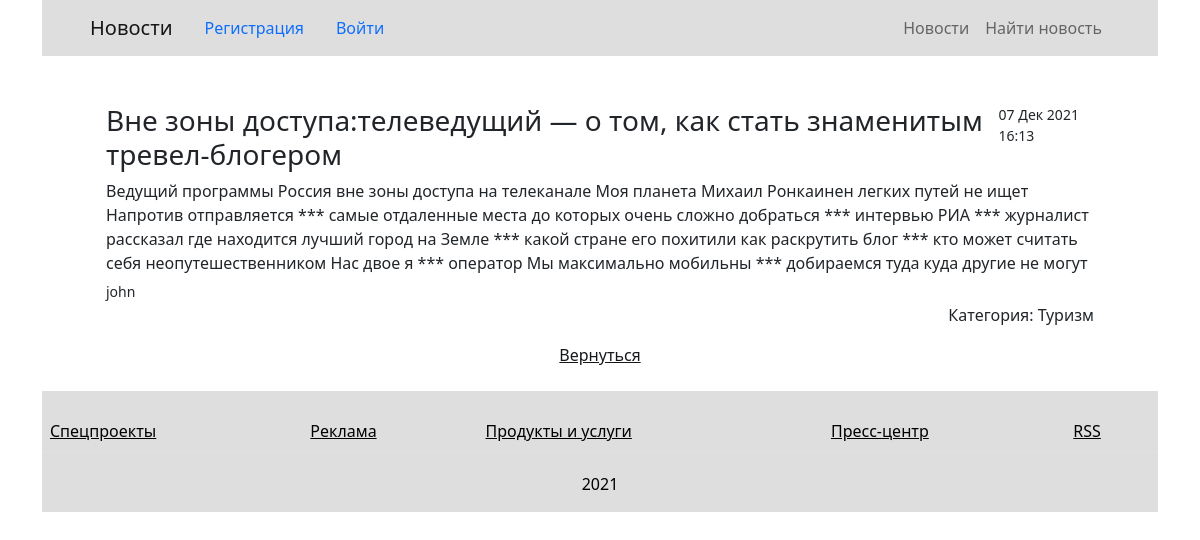
/news/search/15/, run on the app's committed database.
### news/models.py (models this page shows, shortened)
class Post(models.Model):
    CHOICE_NEWS_OR_ARTICLE = [(1, 'News'), (2, 'Article')]
    news_or_article = models.IntegerField(choices=CHOICE_NEWS_OR_ARTICLE) # choises- список или кортеж,первым хранит значение, хранимое в БД, второй отображается виджетом формы
    header = models.CharField(max_length=255) # Первичный ключ доступен только для чтения
    text = models.TextField()
    date_time = models.DateTimeField(auto_now_add=True)
    rating = models.IntegerField(default=0)
    author = models.ForeignKey('Author', on_delete=models.CASCADE)
    categories = models.ManyToManyField('Category', through='PostCategory')

class Author(models.Model):
    user = models.OneToOneField(User, on_delete=models.CASCADE) # содержит аргументы полей модели
    rating = models.IntegerField(default=0)

class Category(models.Model):
    name = models.CharField(unique=True, max_length=255)
    subscribers = models.ManyToManyField(User, blank=True, related_name='subscribers')
    def __str__(self):
        return f'{self.name}'

### news/views.py (the view)
# urls.py: path('<int:pk>/', PostDetailView.as_view(), name='post_detail'), # Детальная новость
class PostDetailView(DetailView):
    template_name = 'news/post_detail.html'
    queryset = Post.objects.all()

### news/templatetags/Censor.py (called while the page is built)
@register.filter(name='censor')
def censor(value, arg='*'):
    list_value = re.split(r'\W+', value) # создаем из строки список слов, который нужно будет проверить на цензуру
    for word in list_value:
        if word.lower() in profanity_list: # сравниваем каждое слово со списком нежелательных слов
            list_value[list_value.index(word)] = arg # если находится плохое слово, заменяем его значением,заданным в arg
        else:
            word
    return ' '.join(list_value) # возвращаем отредактированную строку

### news/templatetags/auth_extras.py (called while the page is built)
@register.filter(name='has_group')
def has_group(user, common):
    group = Group.objects.get(name=common)
    return True if group in user.groups.all() else False

### templates/news/post_detail.html (shortened to what this page needs)
{% extends 'flatpages/default.html' %}
{% load Censor %}
{% block content %}
<div class="container">
 <div class="list-group p-3">
    <div class="flex-column align-items-start active">
        <div class="d-flex w-100 justify-content-between">
            <h3 class="">{{ post.header }}</h3>
            <small>{{post.date_time|date:'d M Y H:i' }}</small>
        </div>
    <p class="mb-1">{{ post.text|censor:"***" }}</p>
    <small>{{ post.author.user }}</small>
    <div style="text-align: right;">
        {% for category in post.categories.all %}
            <p>Категория: {{ category }}</p>
        {% endfor %}
    </div>
    </div>
     <a style="color:#16181b; text-align: center" href="/news/search">Вернуться</a>
 </div>
</div>
{% endblock content %}

### data on the page
Post: header "Вне зоны доступа:телеведущий — о том, как стать знаменитым тревел-блогером", date_time "07 Дек 2021 16:13", text|censor "Ведущий программы Россия вне зоны доступа на телеканале Моя планета Михаил Ронкаинен легких путей не ищет Напротив отправляется *** самые отдаленные места до которых очень сложно добраться *** интервью РИА *** журналист рассказал где находится лучший город на Земле *** какой стране его похитили как раскрутить блог *** кто может считать себя неопутешественником Нас двое я *** оператор Мы максимально мобильны *** добираемся туда куда другие не могут", author.user "john"
Category: name "Туризм"
